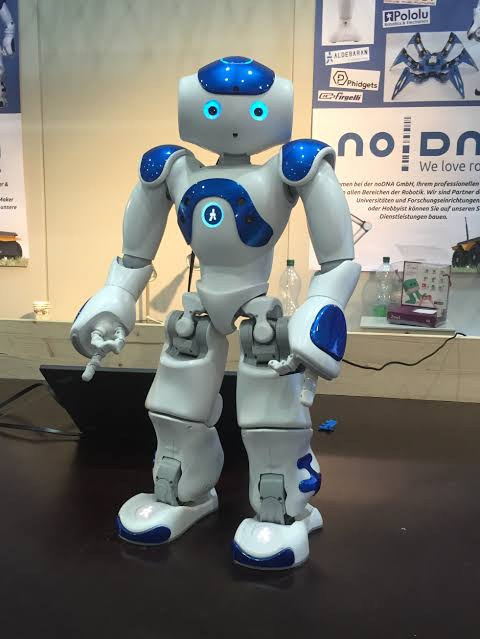
#> input picture day19/NAO.jpg, 480 x 639 px
$ jupyter execute --allow-errors 'OpenCV Youtube.ipynb'   (shell and % lines are left out)   (older library calls are emulated)   (text cells are left out)
#> lines starting #> are read from the running program, lines starting #| are printed output that depends on the picture; after the words box and inside, x2 and y2 are one past the last pixel; in counts of white or black regions, pixels touching at a corner belong together
[cell 1]
# flags               integer value            description

# cv2.IMREAD_COLOR          1               Loads a color image
# cv2.IMREAD_GRAYSCALE      0               Loads image in grayscale mode
# cv2.IMREAD_UNCHANGED      -1              Loads image such as such including the alpha channel

[cell 2]
import cv2

[cell 3]
img = cv2.imread("NAO.jpg",0)    #wrong filename will return None but will not give error

[cell 4]
cv2.imshow('image',img)  #first parameter is name of window
cv2.waitKey(5000)        #to hold the image for 5000 ms onto a window
cv2.destroyAllWindows()
# if we write ...cv2.waitKey(0)....it'll not wait for any amount of seconds
# ...it'll just close when close(top right) is clicked

[cell 5]
cv2.imwrite("NAO_copy.png",img)   #first parameter is file name with extension
#> Out = True

[cell 6]
cap = cv2.VideoCapture(0)   #either file name with extension, or device index of the camera
#  which we want to use is passed as the parameter
#device index in most cases is either 0 or -1;  1 for 2nd camera ,2 for 3rd camera in case of multiple cameras

[cell 7]
# while loop to capture frames indefinitely
while True:
    ret, frame = cap.read()   # in ret...true or false will be stored a/c to availability of frame
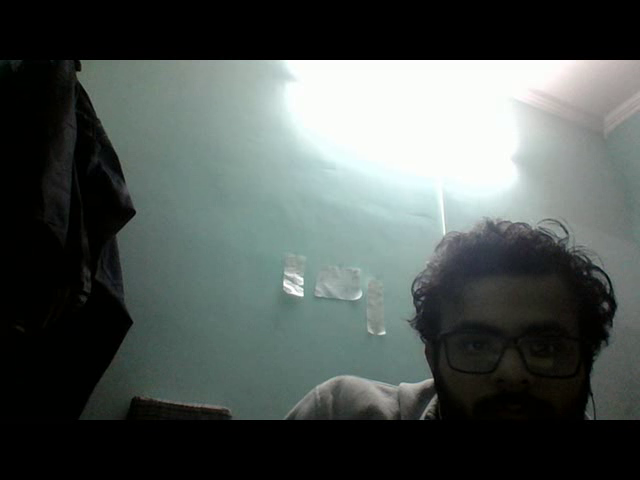
#> input picture frame 18 of day19/output.avi, 640 x 480 px, given in place of the camera
#> frame is the input picture: shape (480, 640, 3); mean B, G, R 83.2, 85.7, 78.4

    gray = cv2.cvtColor(frame,cv2.COLOR_BGR2GRAY)  # first argument is the source, second is the color
    cv2.imshow('frame_window',gray) #first parameter is name of window

    if cv2.waitKey(1) == ord('q'):
#> (key q is pressed here)
        break

cap.release()  #after reading the variable resources need to be released
cv2.destroyAllWindows()

#cap.isOpened()
#while True na likhkr while cap.isOpened() bhi likh skte they... if the device index is wrong or the file passed
#in VideoCapture().. as parameter does not  exists then the value of cap.isOpened() will be false


#cap.get()
#takes property id as parameter
#cap.get(cv2.CAP_PROP_FRAME_WIDTH)....gives the width of the frame..similarly for height ; every property has a number
# associated with it..for width it is 3 and for height it is 4
#there are other properties too

[cell 8]
#VideoWriter()
cap = cv2.VideoCapture(0)
fourcc = cv2.VideoWriter_fourcc(*'XVID')
out = cv2.VideoWriter('output.avi',fourcc,20.0,(640,480))  #first argument: name with which video is to be saved,
                                                           #2nd argument:FOURCC code
                                                           #3rd: number_of_frames_per_second
                                                           #4th: size
while True:
    ret, frame = cap.read()
    if ret == True:   #i.e. if frame is available..

        out.write(frame)  #out is the instance of VideoWriter() created previously in the program
                          #video is saved to output.avi frame by frame
        gray = cv2.cvtColor(frame,cv2.COLOR_BGR2GRAY)
        cv2.imshow('frame_window',gray)


        if cv2.waitKey(1) == ord('q'):
#> (key q is pressed here)
            break
    else:
        break

cap.release()
out.release()
cv2.destroyAllWindows()

[cell 9]
# import numpy as np
import cv2

img = cv2.imread("NAO.jpg",1)
#> img is the input picture: shape (639, 480, 3); mean B, G, R 113.9, 120.7, 121.8
#to get a black image
# img = np.zeros([500,300,3]) #no of rows,columns,...3 indicates 3 channels B,G,R


img = cv2.line(img,(0,0),(255,255),(0,255,0),5)  #1st parameter: image,  2nd: starting coordinates, 3rd:ending coords,
                                                 #4th:color in BGR format, 5th: thickness of line
img = cv2.arrowedLine(img,(0,255),(255,300),(255,0,0),5)
img = cv2.rectangle(img,(30,30),(100,80),(0,0,255),5)  #top-left and bottom-right coords; last parameter:thickness
                            #if in place of thickness -1 is written the rectangle will be filled with the given color
img = cv2.rectangle(img,(300,100),(600,200),(0,255,0),-1)
img = cv2.circle(img,(400,400),30,(0,255,0),5) #2nd parameter:centre, 3rd:radius, last:thickness

font = cv2.FONT_HERSHEY_SIMPLEX
img = cv2.putText(img,'OpenCV',(10,500),font,4,(255,255,255),10,cv2.LINE_8)#3rd argument:starting point; then font style,font size,
                                                             #font color; then thickness,linetype
cv2.imshow('image',img)

cv2.waitKey(0)
cv2.destroyAllWindows()

[cell 10]
import cv2
cap = cv2.VideoCapture(0)
print(cap.get(cv2.CAP_PROP_FRAME_WIDTH))
print(cap.get(cv2.CAP_PROP_FRAME_HEIGHT))

cap.set (3,1208)  #cap.get(cv2.CAP_PROP_FRAME_WIDTH)....gives the width of the frame..similarly for height
cap.set(4,720)#  every property has a number  associated with it..for width it is 3 and for height it is 4
#note: camera apne aukaat k hisab se hi resolution lega..aise koi bhi number cap.set() k andr pass krdene se kaam nhi hoga
#mtlb 3000,3000 pass kroge to bhi 1280,720 hi rhega
#2nd thing to note: resolution takes that available value that is closest to the number passed
#mtlb dhyaan do maine 1208 pass kiya tha pr 1280 h resolution output me
print(cap.get(3))
print(cap.get(4))
while(cap.isOpened()):
    ret,frame = cap.read()
    if ret == True:

        gray = cv2.cvtColor(frame,cv2.COLOR_BGR2GRAY)
        cv2.imshow('frame',gray)

        if cv2.waitKey(1) == ord('q'):
#> (key q is pressed here)
            break

    else:
        break

cap.release()
cv2.destroyAllWindows()

[cell 11]
import cv2
import time

cap = cv2.VideoCapture(0)

cap.set (3,1208)
cap.set(4,720)

while(cap.isOpened()):
    ret,frame = cap.read()
    if ret == True:

        font = cv2.FONT_HERSHEY_SIMPLEX

        cv2.imshow('frame',frame)
        localtime = time.asctime(time.localtime(time.time()))
        frame = cv2.putText(frame,localtime,(10,50),font,1,(0,0,0),2,cv2.LINE_AA)
#> frame: shape (480, 640, 3); 0.04% of pixels changed, all inside (x1, y1, x2, y2) = (13, 48, 224, 52)
        cv2.imshow('frame',frame)

        if cv2.waitKey(1) == ord('q'):
#> (key q is pressed here)
            break

    else:
        break

cap.release()
cv2.destroyAllWindows()

[cell 12]
import cv2

events = [i for i in dir(cv2) if 'EVENT' in i] #dir(cv2) shows all the classes and member function inside the cv2 package
print(events)

[cell 13]
import cv2

# [15 lines left out: function click_event, not called in this run]

img = cv2.imread('NAO.jpg')
cv2.imshow('image',img)

cv2.setMouseCallback('image',click_event)

cv2.waitKey(0)
cv2.destroyAllWindows()

[cell 14]
import cv2

# [7 lines left out: function click_event, not called in this run]


img = cv2.imread('NAO.jpg')
cv2.imshow('image',img)
points = []

cv2.setMouseCallback('image',click_event)

cv2.waitKey(0)
cv2.destroyAllWindows()

[cell 15]
import numpy as np
import cv2

# [15 lines left out: function click_event, not called in this run]


img = cv2.imread('NAO.jpg')
cv2.imshow('image',img)
points = []

cv2.setMouseCallback('image',click_event)

cv2.waitKey(0)
cv2.destroyAllWindows()

[cell 16]
# doubt....image k lower portions pe click krne se error aata h ...kyun?
# shi color nhi pick krta h kuch points k liye...why?

[cell 17]
import numpy as np
import cv2

img = cv2.imread('NAO.jpg')

print(img.shape)  # a tuple of number of rows,columns, and channels...channels means blue,green,red
#| (639, 480, 3)
print(img.size) # Total number of pixels
#| 920160
print(img.dtype) # Image datatype
#| uint8
b, g, r = cv2.split(img)   #note python k split jaisa nhi h...it's gonna split the image in bgr channels
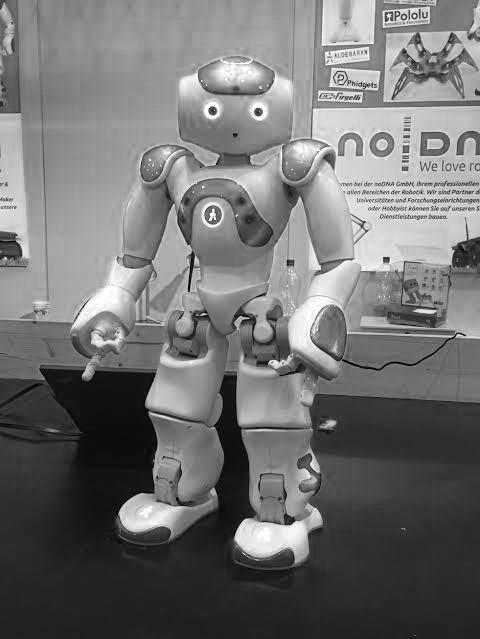
#> b: shape (639, 480); min 0, max 255, mean 113.9
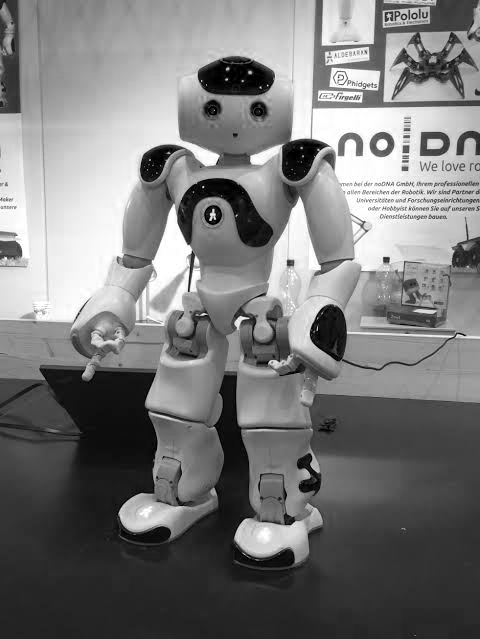
#> r: shape (639, 480); min 0, max 255, mean 121.8
img = cv2.merge((b,g,r))

cv2.imshow('imshow',img)
cv2.waitKey(0)
cv2.destroyAllWindows()

[cell 18]
import numpy as np
import cv2

img = cv2.imread('NAO.jpg')

print(img.shape)
#| (639, 480, 3)
print(img.size)
#| 920160
print(img.dtype)
#| uint8
b, g, r = cv2.split(img)
img = cv2.merge((b,g,r))

item = img[314:413,344:439]
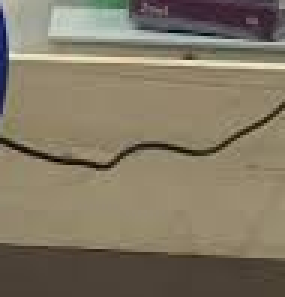
#> item: shape (99, 95, 3) (shown 3 times larger); mean B, G, R 100.3, 120, 129.9
#> (the rest of this cell did not finish here and is left out)

[cell 19]
import cv2

img = cv2.imread('NAO.jpg')
img = cv2.resize(img,(512,512))
#> img: shape (512, 512, 3)

img2 = cv2.imread('hero.jpeg')
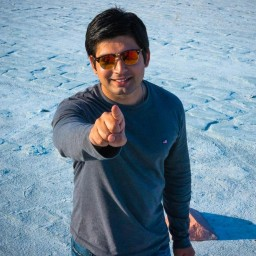
#> input picture day19/hero.jpeg, 256 x 256 px
#> img2 is the input picture: shape (256, 256, 3); mean B, G, R 156, 138.2, 114.3
img2 = cv2.resize(img2,(512,512))
#> img2: shape (512, 512, 3)


# res_img = cv2.add(img,img2)
res_img = cv2.addWeighted(img,0.2,img2,0.8,0) #weighted addition....last parameter is the scalar we wanna add
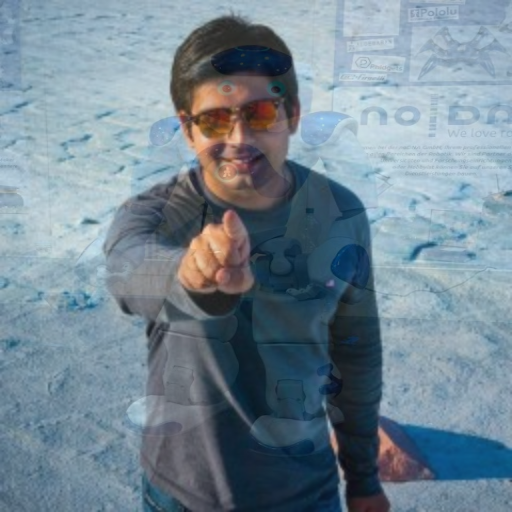
#> res_img: shape (512, 512, 3); mean B, G, R 147.5, 134.6, 115.7

cv2.imshow('image',res_img)
cv2.waitKey(0)
cv2.destroyAllWindows()

[cell 20]
import  numpy as np
import cv2


def cmd_trackbar(x):
    pass

img = np.zeros((300,512,3),np.uint8)
cv2.namedWindow('image')

cv2.createTrackbar('B','image',0,255,cmd_trackbar) #1st argument: trackbar name, 2nd: window name,3rd: initial value
#(note not min value) at which the trackbar is set,4th:max value of trackbar,
#5th:callback function whenever trackbar value changes
cv2.createTrackbar('G','image',0,255,cmd_trackbar)
cv2.createTrackbar('R','image',0,255,cmd_trackbar)

while(1):
    cv2.imshow('image',img)
    k = cv2.waitKey(1)
#> (key q is pressed here)
    if k == 27:
        break

    b = cv2.getTrackbarPos('B','image')
    g = cv2.getTrackbarPos('G','image')
    r = cv2.getTrackbarPos('R','image')

    img[:] = [b,g,r]

cv2.destroyAllWindows()

[cell 21]
import  numpy as np
import cv2


def cmd_trackbar(x):
    pass

img = np.zeros((300,512,3),np.uint8)
cv2.namedWindow('image')

cv2.createTrackbar('B','image',0,255,cmd_trackbar)
cv2.createTrackbar('G','image',0,255,cmd_trackbar)
cv2.createTrackbar('R','image',0,255,cmd_trackbar)

switch = 'OFF/ON'
cv2.createTrackbar(switch,'image',0,1,cmd_trackbar)

while(1):
    cv2.imshow('image',img)
    k = cv2.waitKey(1)
#> (key q is pressed here)
    if k == 27:
        break

    b = cv2.getTrackbarPos('B','image')
    g = cv2.getTrackbarPos('G','image')
    r = cv2.getTrackbarPos('R','image')
    s = cv2.getTrackbarPos(switch,'image')

    if s == 0:
        img[:] = 0
    else:
        img[:] = [b,g,r] #when the position of the switch trackbar is not zero only then the changes in other trackbar
                         #values will be reflected


cv2.destroyAllWindows()

[cell 22]
import cv2


def cmd_trackbar(x):
    pass


cv2.namedWindow('image')

cv2.createTrackbar('Position','image',10,400,cmd_trackbar)


switch = 'color/gray'
cv2.createTrackbar(switch,'image',0,1,cmd_trackbar)

while(1):

    img = cv2.imread('NAO.jpg')
    pos = cv2.getTrackbarPos('Position','image')
    font = cv2.FONT_HERSHEY_SIMPLEX
    cv2.putText(img, str(pos), (50,150), font, 6, (0,0,255), 10)
#> img: shape (639, 480, 3)

    k = cv2.waitKey(1)
#> (key q is pressed here)
    if k == 27:
        break

    s = cv2.getTrackbarPos(switch,'image')


    if s == 0:
        pass
    else:
        img = cv2.cvtColor(img,cv2.COLOR_BGR2GRAY)

    cv2.imshow('image',img)


cv2.destroyAllWindows()

[cell 23]
import numpy as np
import cv2

def nothing(x):
    pass

cv2.namedWindow('Tracking')
cv2.createTrackbar('LH','Tracking',0,255,nothing)
cv2.createTrackbar('LS','Tracking',0,255,nothing)
cv2.createTrackbar('LV','Tracking',0,255,nothing)

cv2.createTrackbar('UH','Tracking',255,255,nothing)
cv2.createTrackbar('US','Tracking',255,255,nothing)
cv2.createTrackbar('UV','Tracking',255,255,nothing)

while True:
    frame = cv2.imread('balls.jpg')
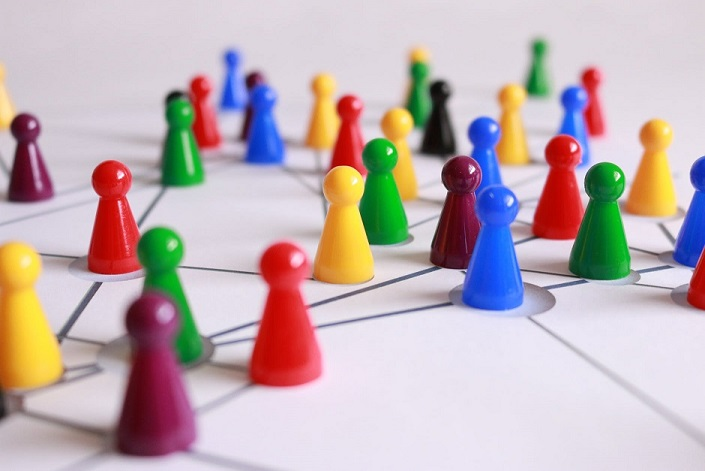
#> input picture day19/balls.jpg, 705 x 471 px
#> frame is the input picture: shape (471, 705, 3); mean B, G, R 179.3, 176.4, 192.7

    hsv = cv2.cvtColor(frame,cv2.COLOR_BGR2HSV)
#> hsv: shape (471, 705, 3); mean H, S, V 120.7, 64.7, 208.4

    l_h = cv2.getTrackbarPos('LH','Tracking')
    l_s = cv2.getTrackbarPos('LS','Tracking')
    l_v = cv2.getTrackbarPos('LV','Tracking') #lower  #38.5° 76.55% 88.63%  for yellow
                                              #...online image color picker
                                              #        u_h     l_s    l_v
    u_h = cv2.getTrackbarPos('UH','Tracking')
    u_s = cv2.getTrackbarPos('US','Tracking')
    u_v = cv2.getTrackbarPos('UV','Tracking')#upper


    l_b = np.array([l_h, l_s, l_v])
    u_b = np.array([u_h, u_s, u_v])

    mask = cv2.inRange(hsv,l_b,u_b)
#> mask: shape (471, 705); every value is 255

    res = cv2.bitwise_and(frame, frame, mask = mask)

    cv2.imshow('frame',frame)
    cv2.imshow('mask',mask)
    cv2.imshow('res',res)

    key = cv2.waitKey(1)
#> (key q is pressed here)

    if key == 27:
        break

cv2.destroyAllWindows()

[cell 24]
import cv2
import numpy as np

def nothing(x):
    pass

cap = cv2.VideoCapture(0);

cv2.namedWindow("Tracking")
cv2.createTrackbar("LH", "Tracking", 0, 255, nothing)
cv2.createTrackbar("LS", "Tracking", 0, 255, nothing)
cv2.createTrackbar("LV", "Tracking", 0, 255, nothing)
cv2.createTrackbar("UH", "Tracking", 255, 255, nothing)
cv2.createTrackbar("US", "Tracking", 255, 255, nothing)
cv2.createTrackbar("UV", "Tracking", 255, 255, nothing)

while True:

    _, frame = cap.read()

    hsv = cv2.cvtColor(frame, cv2.COLOR_BGR2HSV)
#> hsv: shape (480, 640, 3); mean H, S, V 49.4, 51.9, 86.1

    l_h = cv2.getTrackbarPos("LH", "Tracking")
    l_s = cv2.getTrackbarPos("LS", "Tracking")
    l_v = cv2.getTrackbarPos("LV", "Tracking")

    u_h = cv2.getTrackbarPos("UH", "Tracking")
    u_s = cv2.getTrackbarPos("US", "Tracking")
    u_v = cv2.getTrackbarPos("UV", "Tracking")

    l_b = np.array([l_h, l_s, l_v])
    u_b = np.array([u_h, u_s, u_v])

    mask = cv2.inRange(hsv, l_b, u_b)
#> mask: shape (480, 640); every value is 255

    res = cv2.bitwise_and(frame, frame, mask=mask)

    cv2.imshow("frame", frame)
    cv2.imshow("mask", mask)
    cv2.imshow("res", res)

    key = cv2.waitKey(1)
#> (key q is pressed here)
    if key == 27:
        break

cap.release()
cv2.destroyAllWindows()

[cell 25]
import cv2
import numpy as np

img = cv2.imread('gradient.png',0)

#ret contains True or False
ret,thresh1 = cv2.threshold(img,127,255,cv2.THRESH_BINARY) #2nd param:threshold, 3rd:max value,
                                                           #4th:threshold type
_,thresh2 = cv2.threshold(img,127,255,cv2.THRESH_BINARY_INV)
_,thresh3 = cv2.threshold(img,127,255,cv2.THRESH_TRUNC)#upto pixel value=127 pixel value will not
    #change...will remain as that in original image but after that it will become constant at 127
_,thresh4 = cv2.threshold(img,127,255,cv2.THRESH_TOZERO)#when pixel value is less than 127..it'll
#be reduced to zero...else it'll remain the same
_,thresh5 = cv2.threshold(img,127,255,cv2.THRESH_TOZERO_INV)
#note thresh4 inverse hokr thresh5 nhi bnaega...meaning me change h
#agr pixel value 127 se bda h to wo zero hojaega nhi to same rhega

cv2.imshow('Image',img)
cv2.imshow('SIT_BINARY',thresh1)
cv2.imshow('SIT_BINARY_INV',thresh2)
cv2.imshow('SIT_TRUNC',thresh3)
cv2.imshow('SIT_TOZERO',thresh4)
cv2.imshow('SIT_TOZERO_INV',thresh5)

cv2.waitKey(0)
cv2.destroyAllWindows()

[cell 26]
import cv2
import numpy as np

img = cv2.imread('sudoku.png',0)
_,th1 = cv2.threshold(img, 127, 255, cv2.THRESH_BINARY)

cv2.imshow('Image', img)
cv2.imshow('th1', th1)

cv2.waitKey(0)
cv2.destroyAllWindows()

[cell 27]
import cv2
import numpy as np

img = cv2.imread('sudoku.png',0)
#> (the rest of this cell did not finish here and is left out)

[cell 28]
import cv2
import matplotlib.pyplot as plt

img = cv2.imread('NAO.jpg',-1)
cv2.imshow('image',img)

img = cv2.cvtColor(img,cv2.COLOR_BGR2RGB)

plt.imshow(img) # to get the matplotlib output in a separate window use %matplotlib
# plt.xticks([]),plt.yticks([]) #hides the markings on x and y axis
plt.axis('off') #this will do the same trick as above

#OpenCV reads image in BGR format but pyplot reads in RGB format

cv2.waitKey(0)
cv2.destroyAllWindows()

[cell 29]
import cv2
import numpy as np
import matplotlib.pyplot as plt

img = cv2.imread('gradient.png',0)


ret,thresh1 = cv2.threshold(img,127,255,cv2.THRESH_BINARY)
_,thresh2 = cv2.threshold(img,127,255,cv2.THRESH_BINARY_INV)
_,thresh3 = cv2.threshold(img,127,255,cv2.THRESH_TRUNC)
_,thresh4 = cv2.threshold(img,127,255,cv2.THRESH_TOZERO)
_,thresh5 = cv2.threshold(img,127,255,cv2.THRESH_TOZERO_INV)


# [6 lines of commented-out code are left out]

titles = ['Image','SIT_BINARY','SIT_BINARY_INV','SIT_TRUNC','SIT_TOZERO','SIT_TOZERO_INV']
images = [img,thresh1,thresh2,thresh3,thresh4,thresh5]

#> (the rest of this cell did not finish here and is left out)

[cell 30]
import cv2

import matplotlib.pyplot as plt

img = cv2.imread('balls.jpg',cv2.IMREAD_GRAYSCALE)
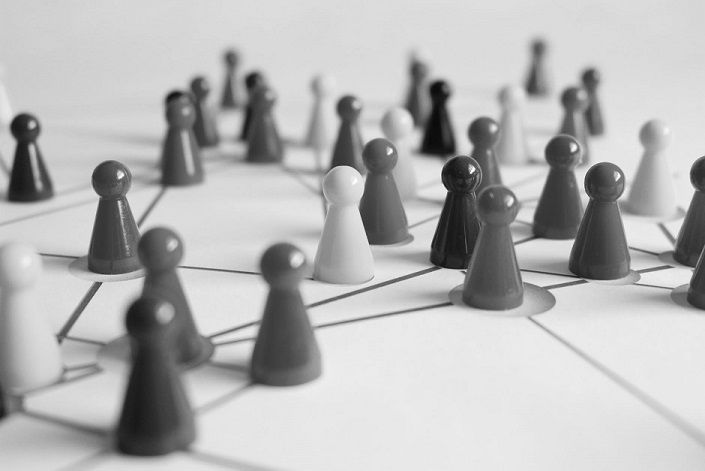
#> img: shape (471, 705); min 10, max 255, mean 181.6
_, mask = cv2.threshold(img, 220, 255, cv2.THRESH_BINARY_INV)
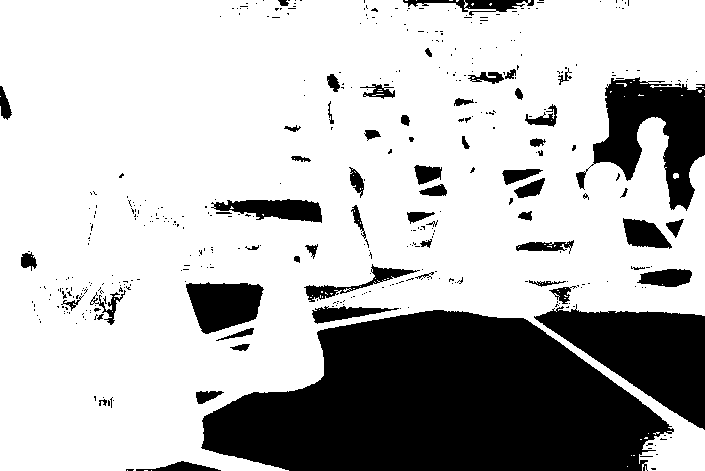
#> mask: shape (471, 705); 73.4% white; 419 black regions (359 under 20 px), largest, box (x1, y1, x2, y2) and area: (201, 310, 674, 471) 52834, (534, 304, 705, 430) 10813, (576, 77, 705, 211) 8115
#mask is applied for images which are not binary


kernel = np.ones((2,2), np.uint8)
dilation = cv2.dilate(mask,kernel,iterations=2) #in the masked image..there are some black dots
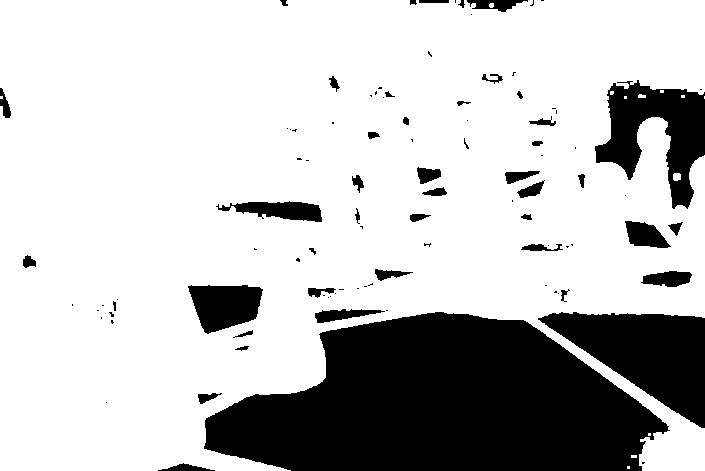
#> dilation: shape (471, 705); 76.4% white; 98 black regions (54 under 20 px), largest, box (x1, y1, x2, y2) and area: (204, 312, 670, 471) 51371, (538, 312, 705, 428) 10174, (595, 80, 705, 209) 7014
# left on the white portion...to remove them we use dilation...ab bhi thoda bacha h
#..isliye iterations
# the bigger the shape of the kernel the better will be the result
#but there is a problem...if any pixel under the kernel is 1 the result will be 1...
#this increases the size of the white portion...which does not reflect the true size
titles = ['image','mask','dilation']
images = [img,mask,dilation]


for i in range(3):
    plt.subplot(1,3,i+1),plt.imshow(images[i],'gray')
    plt.title(titles[i])
    plt.axis('off')
#> (the rest of the program and of its run is left out)
